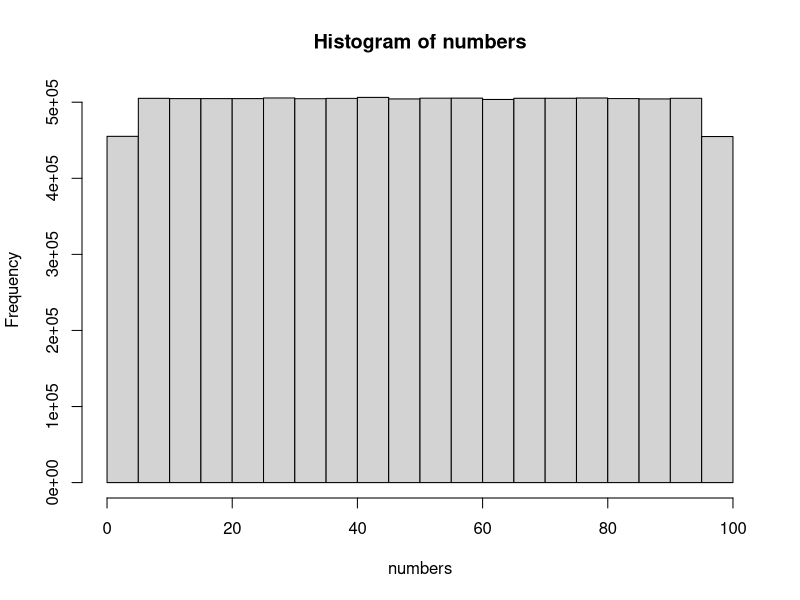

Write R code to recreate this figure. (Note: this script raises an error after producing the figure.)
# ------------------------------------------------------------------------------
# Guessing Game Exercise
# ------------------------------------------------------------------------------
# October 2021
# Pete Arnold
# ------------------------------------------------------------------------------

# Step 0. Display something so we know we are working.
print("Hello, world!")

# Step 1. Think of a number.
# Generate a random number between 1 and 100 (inclusive). There are other 
# solutions, for example, n <- as.integer(runif(1) * 100).
# This is a function call that gets 1 number in the range 1 to 100 from a 
# uniform distribution (we'll cover that later).
number <- runif(1, 1, 100)
# But we should only allow whole numbers as decimals would be hard to guess
# exactly, so we round 'number' to zero decimal place and save the value back to
# 'number'.
number <- round(number, 0)

# We can, in fact, do this is one step.
number <- round(runif(1, 1, 100), 0)

# ------------------------------------------------------------------------------

# How shall we check that this is correct?
# Make n large and see the statistics of the values are saying.
# It is good practice to put numbers that might vary in named variables.

# Define a large number.
count <- 10000000
# Get that many numbers - this will be a long list called numbers.
numbers <- round(runif(count, 1, 100), 0)
# We can plot a histogram of those numbers to see if it looks right.
hist(numbers)
# We can do the basic descriptive statistics and see if they look right.
summary(numbers)

# ------------------------------------------------------------------------------

# And, as they are numbers, we can write some code to check them for us.
# Here we have textual data, Min. and Max., which we indicate is text by placing
# quotes around them (they are referred to as strings (of characters)).
# The square brackets []allow us to access a paricular data entry in a list.
# The 'if' statement reads like it is written and will run the first section of
# code if the check on the 'if' line is TRUE and the second if it is FALSE.
check <- summary(numbers)
if ((check['Min.'] == 1) & (check['Max.'] == 100)) {
    print("Number range is OK.")
} else {
    print("Number range is not as intended!")
}

# ------------------------------------------------------------------------------

# 2. Get the user to make a guess.

guess <- readline(prompt="Enter a number:")

# ------------------------------------------------------------------------------

# 3. How do we check that we have a number?
# Convert the entered string to a number - as.numeric() will do this and, if the
# string is not a number it will return NA.
guess <- as.numeric(guess)

# Now all we need to do is check if the guess is NA. If not, it must be a
# number. If it is NA, we'll stop and print out a message to tell the user.
# This kind of checking is done with an 'if' statement - if the contents of the
# brackets after the if are TRUE, the next section is run. If FALSE, it is
# skipped.
if (is.na(guess)){
    stop("That guess was not a number!\n")
}

# ------------------------------------------------------------------------------

# 4. How do we check if the guess matches the number?
# 4.1
if (guess == number){
    print("You guessed correctly!")
}
# 4.2
if (guess == number){
    print("You guessed correctly!")
} else {
    print("You guessed wrong!")
}
# 4.3
have_guessed <- guess == number
if (have_guessed == TRUE){
    print("You guessed correctly!")
} else {
    print("You guessed wrong!")
}  

# ------------------------------------------------------------------------------

# 5. Do it again - use a loop - one with for, one with while and one with
# repeat.

# This is all the one-guess code.
number <- runif(1, 1, 100)
number <- round(number, 0)
guess <- readline(prompt="Enter a number:")
guess <- as.numeric(guess)
if (is.na(guess)){
    stop("That guess was not a number!\n")
}
have_guessed <- guess == number
if (have_guessed == TRUE){
    print("You guessed correctly!")
} else {
    print("You guessed wrong!")
}

# This is the for-loop code.
number <- runif(1, 1, 100)
number <- round(number, 0)
attempts <- 0
steps <- 10
for (step in 1: steps){
    guess <- readline(prompt="Enter a number:")
    guess <- as.numeric(guess)
    if (is.na(guess)){
        stop("That guess was not a number!\n")
    }
    have_guessed <- guess == number
    attempts <- attempts + 1
    if (have_guessed == TRUE){
        print("You guessed correctly!")
        break
    } else {
        print("You guessed wrong!")
    }
}

# This is the while-loop code.
number <- runif(1, 1, 100)
number <- round(number, 0)
attempts <- 0
have_guessed <- FALSE
while(have_guessed == FALSE){
    guess <- readline(prompt="Enter a number:")
    guess <- as.numeric(guess)
    if (is.na(guess)){
        stop("That guess was not a number!\n")
    }
    have_guessed <- guess == number
    attempts <- attempts + 1
    if (have_guessed == TRUE){
        print("You guessed correctly!")
    } else {
        print("You guessed wrong!")
    } 
}

# This is the repeat-loop code.
number <- runif(1, 1, 100)
number <- round(number, 0)
attempts <- 0
repeat{
    guess <- readline(prompt="Enter a number:")
    guess <- as.numeric(guess)
    if (is.na(guess)){
        stop("That guess was not a number!\n")
    }
    have_guessed <- guess == number
    attempts <- attempts + 1
    if (have_guessed == TRUE){
        print("You guessed correctly!")
        break
    } else {
        print("You guessed wrong!")
    } 
}

# ------------------------------------------------------------------------------

# 7. Messing with the code.
# 7.1 Improving the messages.
# This is the repeat-loop code.
number <- runif(1, 1, 100)
number <- round(number, 0)
attempts <- 0
repeat{
    guess_string <- readline(prompt="Enter a number:")
    guess <- as.numeric(guess_string)
    if (is.na(guess)){
        stop(paste("That guess (", guess_string, ") was not a number!\n"))
    }
    have_guessed <- guess == number
    attempts <- attempts + 1
    if (have_guessed == TRUE){
        cat("You guessed correctly, it was", number, "!\n")
        cat("You took", attempts, "goes to guess.\n")
        break
    } else {
        cat("You guessed wrong, it wasn't", guess, "!\n")
    } 
}

# 7.2 Improve the error handling.
number <- runif(1, 1, 100)
number <- round(number, 0)
attempts <- 0
repeat{
    guess_string <- readline(prompt="Enter a number:")
    guess <- as.numeric(guess_string)
    if (is.na(guess)){
        cat("That guess (", guess_string, ") was not a number!\n")
        next
    }
    have_guessed <- guess == number
    attempts <- attempts + 1
    if (have_guessed == TRUE){
        cat("You guessed correctly, it was", number, "!\n")
        cat("You took", attempts, "goes to guess.\n")
        break
    } else {
        cat("You guessed wrong, it wasn't", guess, "!\n")
    } 
}

# 7.3 An explicit way out.
number <- runif(1, 1, 100)
number <- round(number, 0)
attempts <- 0
repeat{
    guess_string <- readline(prompt="Enter a number:")
    if (guess_string == 'q'){
        break
    }
    guess <- as.numeric(guess_string)
    if (is.na(guess)){
        cat("That guess (", guess_string, ") was not a number!\n")
        next
    }
    have_guessed <- guess == number
    attempts <- attempts + 1
    if (have_guessed == TRUE){
        cat("You guessed correctly, it was", number, "!\n")
        cat("You took", attempts, "goes to guess.\n")
        break
    } else {
        cat("You guessed wrong, it wasn't", guess, "!\n")
    } 
}

# 7.4 With clues.
number <- runif(1, 1, 100)
number <- round(number, 0)
attempts <- 0
repeat{
    guess_string <- readline(prompt="Enter a number:")
    if (guess_string == 'q'){
        break
    }
    guess <- as.numeric(guess_string)
    if (is.na(guess)){
        cat("That guess (", guess_string, ") was not a number!\n")
        next
    }
    have_guessed <- guess == number
    attempts <- attempts + 1
    if (have_guessed == TRUE){
        cat("You guessed correctly, it was", number, "!\n")
        cat("You took", attempts, "goes to guess.\n")
        break
    } else {
        if (guess > number) {
            cat("You guessed too high, it wasn't", guess, "!\n")
        } else {
            cat("You guessed too low, it wasn't", guess, "!\n")
        }
    } 
}

# 7.5 Save the guesses.
number <- runif(1, 1, 100)
number <- round(number, 0)
attempts <- 0
guesses <- vector()
repeat{
    guess_string <- readline(prompt="Enter a number:")
    if (guess_string == "q"){
        break
    }
    guess <- as.numeric(guess_string)
    if (is.na(guess)){
        cat("That guess (", guess_string, ") was not a number!\n")
        next
    }
    guesses <- c(guesses, guess)
    have_guessed <- guess == number
    attempts <- attempts + 1
    if (have_guessed == TRUE){
        cat("You guessed correctly, it was", number, "!\n")
        cat("You took", attempts, "goes to guess.\n")
        break
    } else {
        if (guess > number) {
            cat("You guessed too high, it wasn't", guess, "!\n")
        } else {
            cat("You guessed too low, it wasn't", guess, "!\n")
        }
    } 
}
print("You guessed the following values:")
print(guesses)
plot(guesses, type='l')
abline(h=number, col='red')

# 7.6 Move the number.
number <- runif(1, 1, 100)
number <- round(number, 0)
attempts <- 0
change <- 3
guesses <- vector()
numbers <- c(number)
repeat{
    guess_string <- readline(prompt="Enter a number:")
    if (guess_string == "q"){
        break
    }
    guess <- as.numeric(guess_string)
    if (is.na(guess)){
        cat("That guess (", guess_string, ") was not a number!\n")
        next
    }
    guesses <- c(guesses, guess)
    have_guessed <- guess == number
    attempts <- attempts + 1
    if (have_guessed == TRUE){
        cat("You guessed correctly, it was", number, "!\n")
        cat("You took", attempts, "goes to guess.\n")
        break
    } else {
        if (guess > number) {
            cat("You guessed too high, it wasn't", guess, "!\n")
        } else {
            cat("You guessed too low, it wasn't", guess, "!\n")
        }
        number <- number + round(runif(1, -change, change), 0)
        numbers <- c(numbers, number)
    } 
}
print("You guessed the following values:")
print(guesses)
plot(guesses, type='l', col='red')
lines(numbers, col='blue')

# ------------------------------------------------------------------------------





